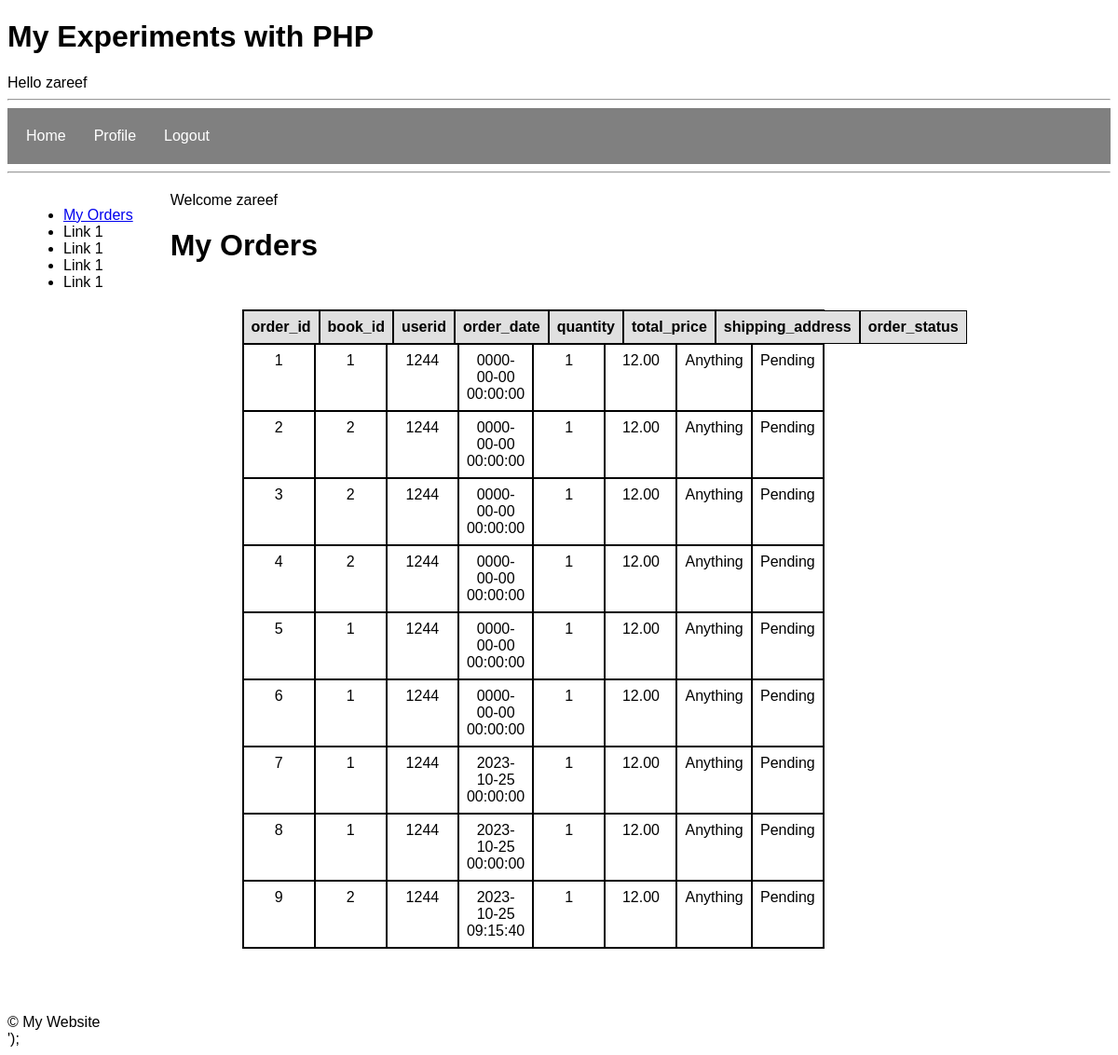
/myorders.php (signed in), run on the app's committed database.
### tables this page shows
CREATE TABLE `users` (
  `userid` int(11) NOT NULL,
  `username` varchar(255) NOT NULL,
  `password` varchar(255) NOT NULL,
  `email` varchar(255) DEFAULT NULL,
  `first_name` varchar(255) DEFAULT NULL,
  `last_name` varchar(255) DEFAULT NULL,
  `date_created` timestamp NOT NULL DEFAULT current_timestamp()
);

CREATE TABLE `orders` (
  `order_id` int(11) NOT NULL,
  `book_id` int(11) DEFAULT NULL,
  `userid` varchar(255) NOT NULL,
  `order_date` datetime NOT NULL DEFAULT current_timestamp(),
  `quantity` int(11) NOT NULL,
  `total_price` decimal(10,2) NOT NULL,
  `shipping_address` text NOT NULL,
  `order_status` enum('Pending','Shipped','Delivered','Cancelled') NOT NULL DEFAULT 'Pending'
);

### Classes/class.User.php (called while the page is built, shortened)
<?php
class User
{
    public $conn;
    public function __construct()
    {
        $this->conn = Utility::getDBConnection();
    }
    public function getUserInfo($userid)
    {
        $Query = "select * from users where userid='$userid'";
        try {
            $result = $this->conn->query($Query);
            if ($result) {
                return $result->fetch_assoc();
            } else {
                $this->showError();
                return false;
            }
        } catch (PDOException $e) {
            $this->showError();
            return false;
        }
    }
    public function isUserLoggedIn()
    {
        if (isset($_SESSION['userid'])) {
            return true;
        } else {
            return false;
        }
    }
}

### Classes/class.Order.php (called while the page is built, shortened)
<?php
class Order
{
    private $conn;
    public function __construct()
    {
        $this->conn = Utility::getDBConnection();
    }
    public function getOrders($howMany = -1, $start = 0)
    {
        $howMany = (int)$howMany;
        if ($howMany == -1) {
            $Query = "SELECT * FROM `orders`";
        } else {
            $Query = "SELECT * FROM `orders` LIMIT $start, $howMany";
        }
        $result = $this->conn->query($Query);
        if ($result) {
            $Orders = array();
            while ($row = $result->fetch_assoc()) {
                $Orders[] = $row;
            }
            return $Orders;
        } else {
            return false;
        }
    }
}

### Classes/class.Utility.php (the view, shortened to what this page needs)
<?php
class Utility
{
    static function getDBConnection()
    {
        $conn = new mysqli(SERVER, USER, PASSWORD, DBNAME);
        return $conn;
    }
    static function getHTMLTablefromPHPArray(array $array)
    {
        $AllColumns = array_keys($array['0']);
        $Table = <<<HERE
        <div class="flex-table">
        <div class="flex-row header">
HERE;
        foreach ($AllColumns as $value) {
            $Table .= <<<HERE
            <div class="flex-cell">$value</div>
HERE;
        }
        $Table .= "</div>";
        foreach ($array as $value) {
            $Table .= <<<HERE
    <div class="flex-row">
HERE;
            foreach ($value as $key => $value_column) {
                $Table .= <<<HERE
            <div class="flex-cell">$value_column</div>
    HERE;
            }
            $Table .= "</div>";
        }
        $Table .= "</div>";
        return $Table;
    }
}

### myorders.php (shortened to what this page needs)
<?php
$PageInfo = array();
$PageInfo["pagetitle"] = "Orders Page";
$PageInfo['isSecure'] = true;
$page = new Page($PageInfo);
$user = new User();
$userInfo = $user->getUserInfo($_SESSION['userid']);
?>
<div id="welcomemessage"> Welcome <?php print $userInfo['first_name']; ?></div>
<h1> My Orders </h1>
<?php
$order = new Order();
$AllOrders = $order->getOrders();
print Utility::getHTMLTablefromPHPArray($AllOrders);
?>
<?php
$MainContent = ob_get_clean();
$page->ShowPage($MainContent);
?>

### parts/header.php
<div id="header">
    <h1>My Experiments with PHP</h1>
    <?php
    $user = new User();
    if ($user->isUserLoggedIn()) {
        $userInfo = $user->getUserInfo($_SESSION['userid']);
        print "Hello " . $userInfo['first_name'];
    }
    ?>
    <hr>
    <nav class="navbar">
        <ul class="nav-list">
            <li><a href="index.php"> Home</a> </li>
            <?php
            if ($user->isUserLoggedIn()) {
            ?>
                <li> <a href="profile.php"> Profile</a></li>
            <?php
            } else { ?>
                <li> <a href="login.php"> Login</a></li>
                <li><a href="registration.php"> Registration</a></li>
            <?php }
            if ($user->isUserLoggedIn()) {
                print "<li><a href='logout.php'>Logout</a></li>";
            }
            ?>
        </ul>
    </nav>
    <hr>
</div>

### parts/sidebar.php
<?php
$user = new User();
if ($user->isUserLoggedIn()) {
?>
    <ul>
        <li><a href="myorders.php"> My Orders</a></li>
        <li> Link 1</li>
        <li> Link 1</li>
        <li> Link 1</li>
        <li> Link 1</li>
    </ul>
<?php
} else {
?>
<?php
}
?>

### Classes/class.Page.php (shortened to what this page needs)
<?php
class Page
{
    public $pagetitle;
    public function __construct($PageInfo)
    {
        $this->pagetitle = isset($PageInfo['pagetitle']) ? $PageInfo['pagetitle'] : "My Website";
    }
    private function getHeaderContent()
    {
        require("parts/header.php");
        return ob_get_clean();
    }
    private function getFooterContent()
    {
        return file_get_contents("parts/footer.php");
    }
    private function getSidebarContent()
    {
        require("parts/sidebar.php");
        return ob_get_clean();
    }
    private function getHeadSectionContent()
    {
        return "";
    }
    public function ShowPage($MainContent)
    {
        $pagetitle = $this->pagetitle;
        $FooterContent = $this->getFooterContent();
        $HeadContent = $this->getHeadSectionContent();
        $HeaderContent = $this->getHeaderContent();
        $SideBarContent = $this->getSidebarContent();
        $FullPageContent = <<<HTML
<!DOCTYPE html>
<html lang="en">
<head>
    <meta charset="UTF-8">
    <meta name="viewport" content="width=device-width, initial-scale=1.0">
    <title>$pagetitle</title>
    <link rel="stylesheet" href="static/css/style.css">
$HeadContent
</head>
<body>
    <div id="page">
        <div id="header">
            $HeaderContent
        </div>
        <div id="middlepart">
            <div id="sidebar">
                $SideBarContent
            </div>
            <div id="contentarea">
$MainContent
            </div>
    </div>
    <div id="footer">
$FooterContent
</div>
    </div>
</body>
</html>
HTML;
        print $FullPageContent;
    }
}

### static/css/style.css (style rules this page uses)
.navbar { display: flex; justify-content: space-between; align-items: center; background-color: gray; padding: 5px; }
.nav-list { list-style-type: none; padding: 0; display: flex; }
.nav-list li { margin: 0 15px; }
.nav-list li a { text-decoration: none; color: white; transition: 0.3s; }
#middlepart { display: flex; margin: 20px }
#sidebar { margin-right: 40px }
.flex-table { display: flex; flex-direction: column; width: 80%; margin: 50px auto; border: 1px solid black; }
.flex-row { display: flex; }
.flex-cell { flex: 1; padding: 8px; border: 1px solid black; box-sizing: border-box; text-align: center; }
.header .flex-cell { font-weight: bold; background-color: #e0e0e0; }
body { font-family: Arial, sans-serif; }

### data on the page
users: first_name "zareef"
orders: order_id "1", book "1", userid "1244", order_date "0000-00-00 00:00:00", quantity "1", total_price "12.00", shipping_address "Anything", order_status "Pending"
orders: order_id "2", book "2", userid "1244", order_date "0000-00-00 00:00:00", quantity "1", total_price "12.00", shipping_address "Anything", order_status "Pending"
orders: order_id "3", book "2", userid "1244", order_date "0000-00-00 00:00:00", quantity "1", total_price "12.00", shipping_address "Anything", order_status "Pending"
orders: order_id "4", book "2", userid "1244", order_date "0000-00-00 00:00:00", quantity "1", total_price "12.00", shipping_address "Anything", order_status "Pending"
orders: order_id "5", book "1", userid "1244", order_date "0000-00-00 00:00:00", quantity "1", total_price "12.00", shipping_address "Anything", order_status "Pending"
orders: order_id "6", book "1", userid "1244", order_date "0000-00-00 00:00:00", quantity "1", total_price "12.00", shipping_address "Anything", order_status "Pending"
orders: order_id "7", book "1", userid "1244", order_date "2023-10-25 00:00:00", quantity "1", total_price "12.00", shipping_address "Anything", order_status "Pending"
orders: order_id "8", book "1", userid "1244", order_date "2023-10-25 00:00:00", quantity "1", total_price "12.00", shipping_address "Anything", order_status "Pending"
orders: order_id "9", book "2", userid "1244", order_date "2023-10-25 09:15:40", quantity "1", total_price "12.00", shipping_address "Anything", order_status "Pending"

### other printed values
$value "order_id"
$value "book_id"
$value "userid"
$value "order_date"
$value "quantity"
$value "total_price"
$value "shipping_address"
$value "order_status"
$FooterContent "© My Website ');"
